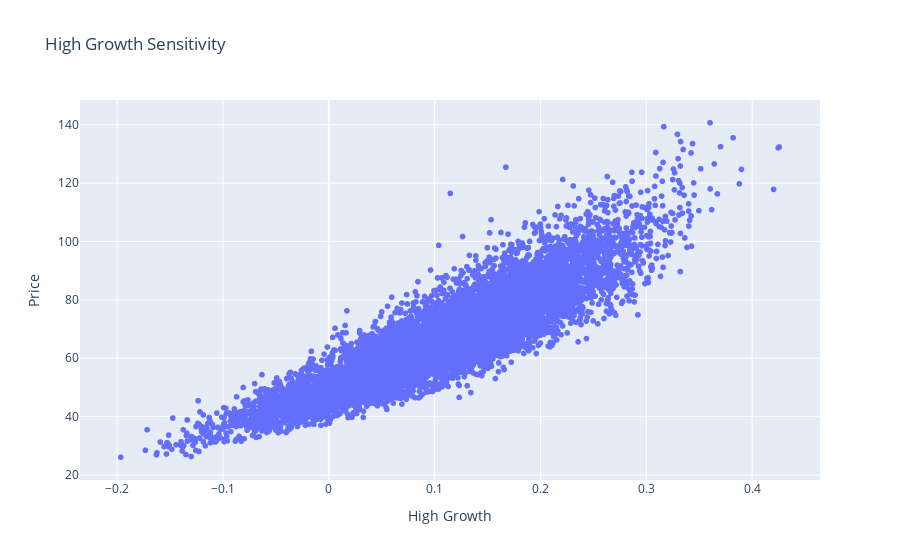

This figure's notebook cell:
### Code cell
fig = px.scatter(df, y='Price', x=input_cols[0],title="High Growth Sensitivity")
    fig.show()

### Figure 1 — Plotly figure (JSON) as saved in the notebook; plotly's stock layout.template omitted (floating-point values rounded to 4 significant figures; data arrays with more than 128 entries replaced by an {"elided": "..."} marker saying what was removed)
{"data": [{"hovertemplate": "High Growth=%{x}<br>Price=%{y}<extra></extra>", "legendgroup": "", "marker": {"color": "#636efa", "symbol": "circle"}, "mode": "markers", "name": "", "showlegend": false, "type": "scattergl", "x": {"elided": "10000 float values"}, "xaxis": "x", "y": {"elided": "10000 float values"}, "yaxis": "y"}], "layout": {"legend": {"tracegroupgap": 0}, "title": {"text": "High Growth Sensitivity"}, "xaxis": {"anchor": "y", "domain": [0, 1], "title": {"text": "High Growth"}}, "yaxis": {"anchor": "x", "domain": [0, 1], "title": {"text": "Price"}}}}
